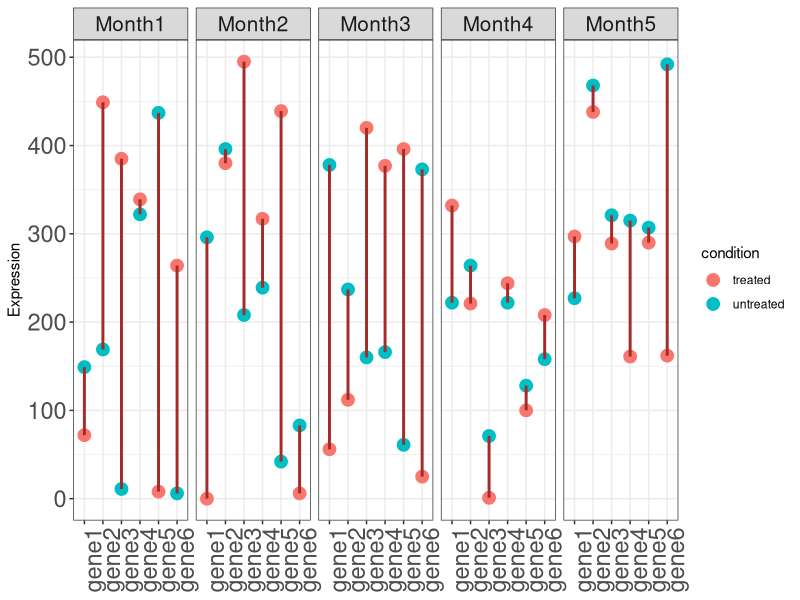
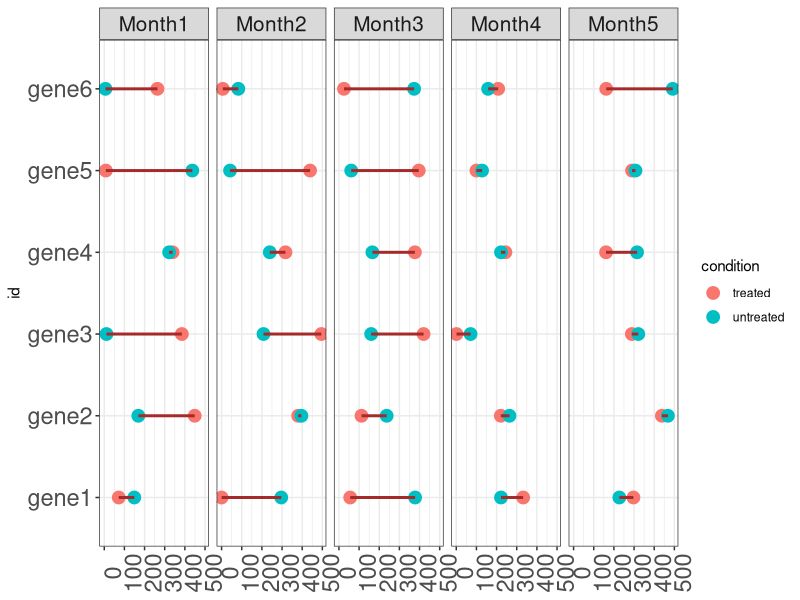

Generate these figures, in order, with R:
## ---- chunk 1
x <- data.frame(replicate(10, sample(0:500, 50, replace=TRUE)))
rownames(x) <- paste("gene", c(1:nrow(x)), sep="")
colnames(x)[seq(1,ncol(x), 2)] <- paste("treated.Month", c(1:(ncol(x)/2)), sep="")
colnames(x)[seq(2,ncol(x), 2)] <- paste("untreated.Month", c(1:(ncol(x)/2)), sep="")
x$id=row.names(x)
## ---- chunk 2
library(tidyverse)
gx=gather(x,"treatment","Expression",-id)
## ---- chunk 3
library(stringr)
gx[,c("condition","time")]=str_split_fixed(gx$treatment,"\\.",2)
## ---- chunk 4
gx$time=as.factor(gx$time)
gx$condition=as.factor(gx$condition)
## ---- chunk 5
gx6=subset(gx,gx$id %in% head(gx$id) )
## ---- chunk 6
library(ggplot2)
ggplot(gx6, aes( id, Expression,  color = condition)) +
    geom_point(size = 4) +
    geom_line(aes(group = id), color = "brown", size = 1) +
    facet_wrap(~ time, nrow = 1, ncol = 5) +
    theme_bw() +
    theme(
          axis.text.x = element_text(angle = 90, size = 17),
          axis.text.y = element_text(size = 17),
          axis.title.x = element_blank(),
          strip.text.x = element_text(size = 15)
          )
## ---- chunk 7
ggplot(gx6, aes(Expression, id, color = condition)) +
    geom_point(size = 4) +
    geom_line(aes(group = id), color = "brown", size = 1) +
    facet_wrap(~ time, nrow = 1, ncol = 5) +
    theme_bw() +
    theme(
          axis.text.x = element_text(angle = 90, size = 17),
          axis.text.y = element_text(size = 17),
          axis.title.x = element_blank(),
          strip.text.x = element_text(size = 15)
          )

